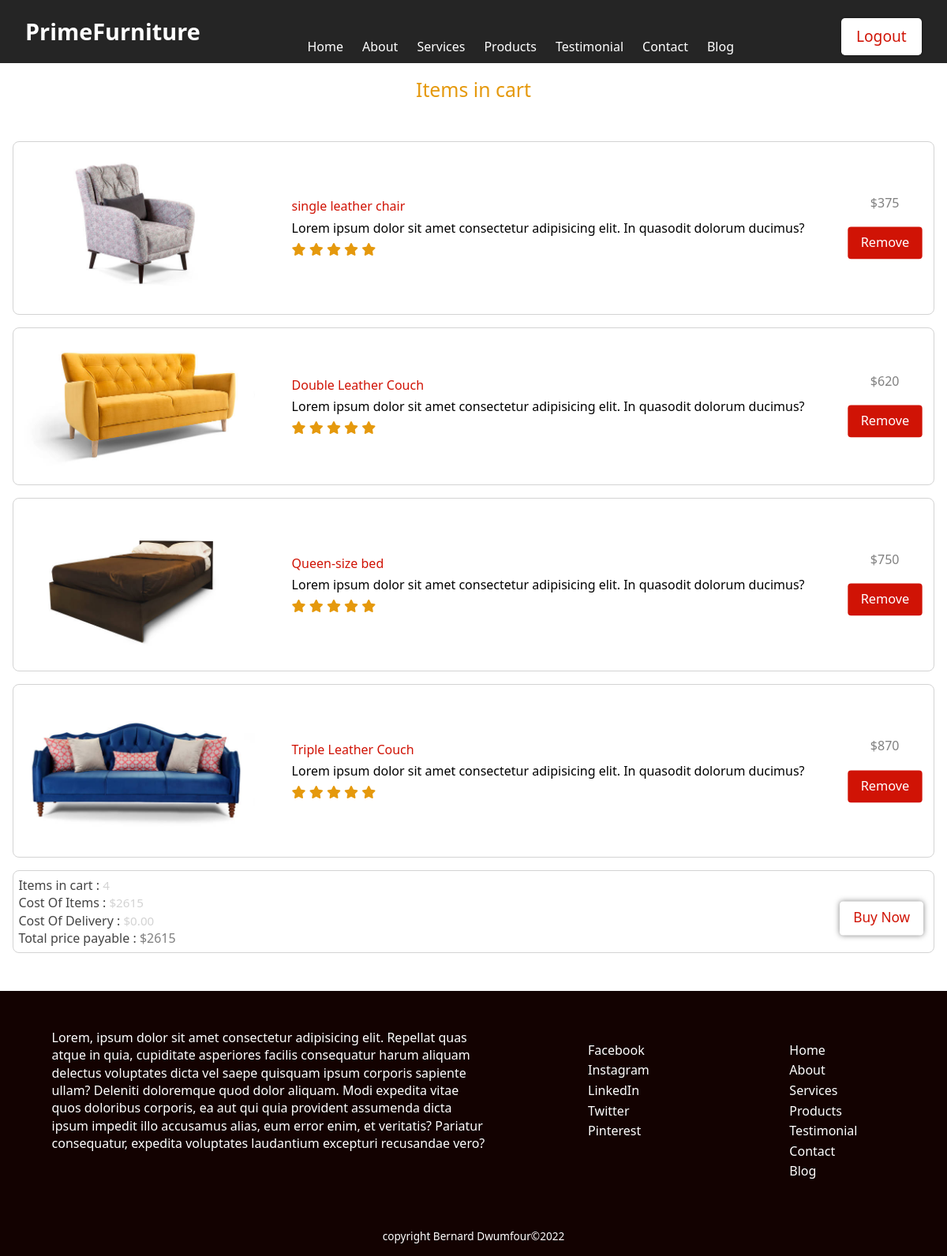
The app's page /cart (signed in) with its own data.
### furnitureapp/models.py (models this page shows, shortened)
class purchase(models.Model):
    itemid=models.ForeignKey(items,on_delete=models.CASCADE)
    userid=models.ForeignKey(User,on_delete=models.CASCADE)
    status=models.BooleanField(default=False)

class items(models.Model):
    itemname=models.CharField(max_length=50)
    itemimage=models.CharField(max_length=50)
    itemprice=models.IntegerField()
    itemdescription=models.TextField(max_length=225)
    itemrating=models.IntegerField(default=5)
    image=models.ImageField(upload_to='static/images/',null=True)

### furnitureapp/views.py (the view)
# urls.py: path('cart',views.cart,name='cart'),
def cart(request):
    if(request.user.is_authenticated):
        cart=purchase.objects.filter(userid=request.user,status=False)
        number=len(cart)
        total=0
        for x in cart:
            total+=x.itemid.itemprice
        context={'cart':cart,'number':number,'total':total}
        return render(request,'cart.html',context)
    messages.info(request,"Please log in to start shopping")
    return redirect('signin')

### templates/cart.html (shortened to what this page needs)
{% extends 'layouts/base.html' %}
{% load static %}
{% block content %}
  <div class="container">
        <div class="page">
          <div id="products">
            <div class="heading">Items in cart</div>
            {% if cart %}
                {% for item in cart %}
                    <div class="cart">
                        <div class="image">
                            <img src="{% static 'images/'%}{{ item.itemid.itemimage }}.jpg" alt="{{ item.itemid.itemname }}">
                        </div>
                        <div class="details">
                            <p class="itemname">{{item.itemid.itemname}}</p>
                            <p class="itemdescription">
                                {{item.itemid.itemdescription}}
                            </p>
                            <p class="rating">
                                <i class="fa-solid fa-star"></i>
                                <i class="fa-solid fa-star"></i>
                                <i class="fa-solid fa-star"></i>
                                <i class="fa-solid fa-star"></i>
                                <i class="fa-solid fa-star"></i>
                            </p>
                        </div>
                        <div>
                            <p class="itemprice">${{item.itemid.itemprice}}</p>
                            <form method="POST"action="{% url 'remove' %}">
                            <button class="click">Remove</button>
                            </form>
                        </div>
                    </div>
                {% endfor %}
                {% else %}
                <div class="cart">
                <p class="itemprice" style="text-align:center;padding:1rem;display:block"> No items in cart</p>
                </div>
                {% endif %}
                    <div class="cart last">
            <div class="details">
                <p><span class="text">Items in cart : </span><span class="result">{{ number }}</span></p>
                <p><span class="text">Cost Of Items : </span><span class="result">${{ total }}</span></p>
                <p><span class="text">Cost Of Delivery : </span><span class="result">$0.00</span></p>
                <p><span class="text">Total price payable : </span><span class="itemprice">${{ total }}</span></p>
            </div>
            <form method="POST" action={% url 'order' %}>
            <button class="click buy">Buy&nbsp;Now</button>
        </div>
          </div>
        </div>
      </div>
{% endblock %}

### static/styles/style.css (style rules this page uses)
* { padding: 0; margin: 0; -webkit-box-sizing: border-box; box-sizing: border-box; font-family: 'Segoe UI', Tahoma, Geneva, Verdana, sans-serif; line-height: 140%; }
.center, .page, .userform, #home .intro p, #services .serviceflex, #services .serviceflex .service .serviceicon, #products .productgrid .product .productdetails button, #contact .form, #contact .form form .click, footer .copy { position: relative; left: 50%; -webkit-transform: translateX(-50%); transform: translateX(-50%); }
.click { background: #fff; color: #d01305; padding: .65rem 1.2rem; text-decoration: none; display: inline-block; font-size: 1.2rem; font-weight: 500; border-radius: .3rem; border: none; outline: none; cursor: pointer; -webkit-box-shadow: 0 0 0.3rem rgba(0, 0, 0, 0.42); box-shadow: 0 0 0.3rem rgba(0, 0, 0, 0.42); -webkit-transition: all .3s; transition: all .3s; }
.page { max-width: 1300px; padding: 4rem 1rem 3rem; }
.page .heading { font-size: 1.55rem; text-align: center; font-weight: 500; color: #e5990d; padding: 2rem 0; }
img { width: 100%; height: 100%; -o-object-fit: cover; object-fit: cover; }
.container { min-height: 100vh; }
.cart { display: -webkit-box; display: -ms-flexbox; display: flex; gap: .5rem; -webkit-box-align: center; -ms-flex-align: center; align-items: center; -webkit-box-pack: justify; -ms-flex-pack: justify; justify-content: space-between; padding: .4rem; border: 1px solid lightgrey; border-radius: .5rem; margin-top: 1rem; }
.cart .image { width: 300px; height: -webkit-fit-content; height: -moz-fit-content; height: fit-content; }
.cart .text { font-weight: 500; color: #444444; }
.cart .result { color: lightgrey; font-size: .95rem; }
.cart .details .itemname { color: #d01305; font-weight: 500; }
.cart .details .itemdescription { padding: .3rem 0; }
.cart .itemprice { font-weight: 500; color: grey; text-align: center; }
.cart .click { color: #fff; background: #d01305; -webkit-box-shadow: none; box-shadow: none; margin-top: 1rem; -webkit-transform: scale(0.85); transform: scale(0.85); }
.cart .buy { color: #d01305; background: #fff; -webkit-box-shadow: 0 0 0.5rem rgba(0, 0, 0, 0.51); box-shadow: 0 0 0.5rem rgba(0, 0, 0, 0.51); -webkit-transform: scale(0.9); transform: scale(0.9); }
.rating { color: #e5990d; }

### records on screen
purchase: itemid.itemimage (picture), itemid.itemname "single leather chair", itemid.itemdescription "Lorem ipsum dolor sit amet consectetur adipisicing elit. In quasodit dolorum ducimus?", itemid.itemprice "375"
purchase: itemid.itemimage (picture), itemid.itemname "Double Leather Couch", itemid.itemdescription "Lorem ipsum dolor sit amet consectetur adipisicing elit. In quasodit dolorum ducimus?", itemid.itemprice "620"
purchase: shows a picture, itemid.itemname "Queen-size bed", itemid.itemdescription "Lorem ipsum dolor sit amet consectetur adipisicing elit. In quasodit dolorum ducimus?", itemid.itemprice "750"
purchase: itemid.itemimage (picture), itemid.itemname "Triple Leather Couch", itemid.itemdescription "Lorem ipsum dolor sit amet consectetur adipisicing elit. In quasodit dolorum ducimus?", itemid.itemprice "870"

### other values on screen
{{ number }} "4"
{{ total }} "2615"
